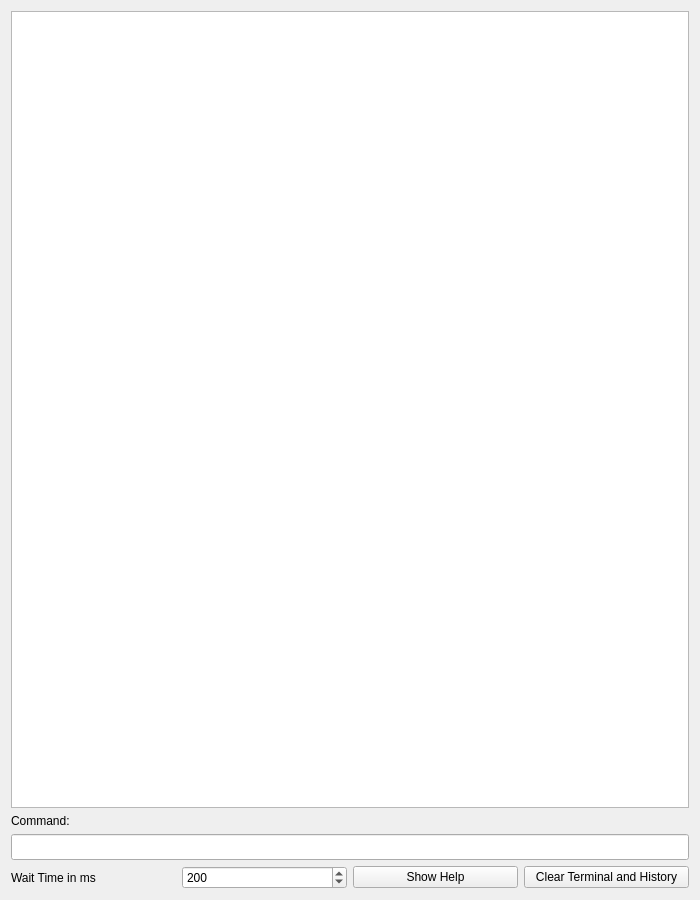
<?xml version="1.0" encoding="UTF-8"?>
<ui version="4.0">
 <class>DebugTerminal</class>
 <widget class="QWidget" name="DebugTerminal">
  <property name="windowModality">
   <enum>Qt::WindowModal</enum>
  </property>
  <property name="geometry">
   <rect>
    <x>0</x>
    <y>0</y>
    <width>700</width>
    <height>900</height>
   </rect>
  </property>
  <property name="windowTitle">
   <string>ProVideo Debug Terminal</string>
  </property>
  <property name="windowIcon">
   <iconset resource="../../resource/resource.qrc">
    <normaloff>:/icons/terminal.png</normaloff>:/icons/terminal.png</iconset>
  </property>
  <layout class="QVBoxLayout" name="verticalLayout">
   <item>
    <widget class="QTextBrowser" name="tbTerminal">
     <property name="font">
      <font>
       <family>Courier 10 Pitch</family>
       <pointsize>10</pointsize>
      </font>
     </property>
    </widget>
   </item>
   <item>
    <widget class="QLabel" name="label">
     <property name="sizePolicy">
      <sizepolicy hsizetype="Expanding" vsizetype="Preferred">
       <horstretch>0</horstretch>
       <verstretch>0</verstretch>
      </sizepolicy>
     </property>
     <property name="text">
      <string>Command:</string>
     </property>
    </widget>
   </item>
   <item>
    <widget class="QLineEdit" name="letInput">
     <property name="font">
      <font>
       <family>Courier 10 Pitch</family>
       <pointsize>10</pointsize>
      </font>
     </property>
     <property name="text">
      <string/>
     </property>
    </widget>
   </item>
   <item>
    <layout class="QHBoxLayout" name="layoutSettings">
     <item>
      <widget class="QLabel" name="lblWaitTime">
       <property name="text">
        <string>Wait Time in ms</string>
       </property>
      </widget>
     </item>
     <item>
      <widget class="QSpinBox" name="sbxWaitTime">
       <property name="minimum">
        <number>100</number>
       </property>
       <property name="maximum">
        <number>30000</number>
       </property>
       <property name="singleStep">
        <number>10</number>
       </property>
       <property name="value">
        <number>200</number>
       </property>
      </widget>
     </item>
     <item>
      <widget class="QPushButton" name="btnShowHelp">
       <property name="text">
        <string>Show Help</string>
       </property>
      </widget>
     </item>
     <item>
      <widget class="QPushButton" name="btnClearTerminal">
       <property name="text">
        <string>Clear Terminal and History</string>
       </property>
      </widget>
     </item>
    </layout>
   </item>
  </layout>
 </widget>
 <tabstops>
  <tabstop>tbTerminal</tabstop>
  <tabstop>letInput</tabstop>
  <tabstop>sbxWaitTime</tabstop>
  <tabstop>btnShowHelp</tabstop>
  <tabstop>btnClearTerminal</tabstop>
 </tabstops>
 <resources>
  <include location="../../resource/resource.qrc"/>
 </resources>
 <connections/>
</ui>
